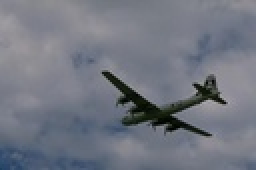
%> input picture Assignment-4/3096_color.jpg, 128 x 85 px, shrunk from 481 x 321 before the run (shown 2 times larger)
$ octave q_3.m   (GNU Octave 9; MATLAB toolbox functions it lacks are replaced by stand-ins)
%> lines starting %> are read from the running program, lines starting %| are printed output that depends on the picture; in (x1, y1, x2, y2) boxes, pixels count from 0 and x2, y2 are one past the last pixel; in counts of white or black regions, pixels touching at a corner belong together; the program's own positions count from 1
%% Initialize
clear all; close all;
f{1,1} = "3096_color.jpg";
f{1,2} = "42049_color.jpg";
K = 10;
M = 5;
n = size(f, 2);
%%
for i = 1:n
    imdata  = imread(f{1,i});
%> imdata is the input picture: size 85x128x3 uint8; mean R, G, B 114, 118.3, 129.3
    figure(1), subplot(n, 2, i*2-1),
    imshow(imdata);
    title("shows the original photo"); hold on;
    [R,C,D] = size(imdata); N = R*C; imdata = double(imdata);
%> after `[R,C,D] = size(imdata)`: R = 85; C = 128; D = 3
%> after `N = R*C`: N = 10880
    rowIndices = [1:R]'*ones(1,C); colIndices = ones(R,1)*[1:C];
    features = [rowIndices(:)';colIndices(:)']; % initialize with row and column indices
    for d = 1:D
        imdatad = imdata(:,:,d); % pick one color at a time
        features = [features;imdatad(:)'];
    end
%> this loop made 3 passes
%> pass 1, `imdatad = imdata(:,:,d);`:
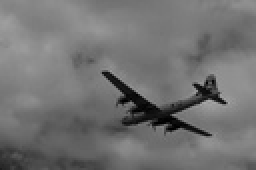
%> imdatad: size 85x128 double (shown 2 times larger); min 0, max 169, mean 114
%> pass 3, `imdatad = imdata(:,:,d);`:
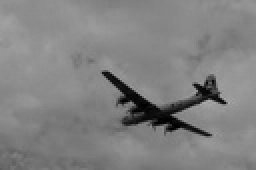
%> imdatad: size 85x128 double (shown 2 times larger); min 0, max 171, mean 129.3
    minf = min(features,[],2); maxf = max(features,[],2);
%> after `minf = min(features,[],2)`: minf = [1; 1; 0; 1; 0]
%> after `maxf = max(features,[],2)`: maxf = [85; 128; 169; 169; 171]
    ranges = maxf-minf;
%> ranges = [84; 127; 169; 168; 171]
    x = diag(ranges.^(-1))*(features-repmat(minf,1,N));
    d = size(x,1);
%> d = 5
    model = 2;
    gm = fitgmdist(x',model);
    p = posterior(gm, x');
    [~, l] = max(p,[], 2);
    li = reshape(l, R, C);
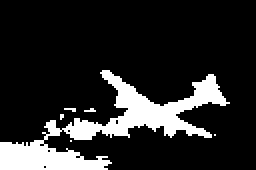
%> li: size 85x128 double (shown 2 times larger); values 1 (black) and 2 (white), 15.6% white; 6 white regions (5 under 20 px), largest, box (x1, y1, x2, y2) and area: (0, 35, 115, 85) 1679
    figure(1), subplot(n, 2, i*2)
    imshow(uint8(li*255/model));
    title(strcat("Clustering with K=", num2str(model)));
    ab = zeros(1,M);
    for model = 1:M
        ab(1,model) = calcLikelihood(x, model, K);
    end
%> after the loop, ab = [0 0 0 0 0]
    [~, mini] = min(ab);
%> mini = 1
    gm = fitgmdist(x', mini);
    p = posterior(gm, x');
    [~, l] = max(p,[], 2);
    li = reshape(l, R, C);
%> li: size 85x128 double; every value is 1
    figure(2), subplot(n,1,i),
    imshow(uint8(li*255/mini));
    title(strcat("Best Clustering with K=", num2str(mini)));
    fig = figure(3);
    subplot(1,n,i), plot(ab,'-b');
    title(strcat("For image-", num2str(i)));
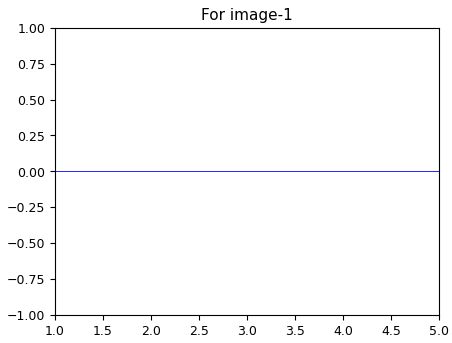
%> figure redrawn from the program's plot data
end
%> pass 2 of the loop `for i = 1:n`:
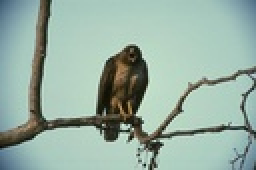
%> input picture Assignment-4/42049_color.jpg, 128 x 85 px, shrunk from 481 x 321 before the run (shown 2 times larger)
%> imdata is the input picture: size 85x128x3 uint8; mean R, G, B 151.1, 175.1, 163.3
%> imdata: size 85x128x3 double
%> minf = [1; 1; 6; 8; 0]
%> maxf = [85; 128; 222; 240; 222]
%> ranges = [84; 127; 216; 232; 222]
%> `li = reshape(l, R, C);`:
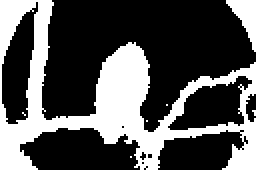
%> li: size 85x128 double (shown 2 times larger); values 1 (black) and 2 (white), 33% white; 7 white regions (5 under 20 px), largest, box (x1, y1, x2, y2) and area: (0, 0, 128, 85) 3399, (113, 0, 128, 26) 183
%> `title(strcat("For image-", num2str(i)));`:
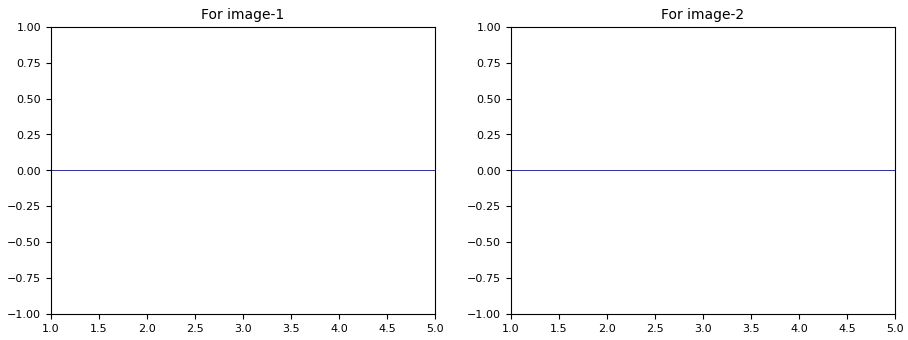
%> figure redrawn from the program's plot data, 2 panels
han = axes(fig, 'visible', 'off');
han.Title.Visible='on';
han.XLabel.Visible='on';
han.YLabel.Visible='on';
ylabel(han,'Negative Loglikelihood');
xlabel(han,'Model Order');
title(han,'Negative loglikelihood vs Model Order');
%% function
function negativeLoglikelihood = calcLikelihood(x, model, K)
    N = size(x,2);
    dummy = ceil(linspace(0, N, K+1));
    negativeLoglikelihood = 0;
    for k=1:K
        indPartitionLimits(k,:) = [dummy(k) + 1, dummy(k+1)];
    end
    for k = 1:K
        indValidate = [indPartitionLimits(k,1):indPartitionLimits(k,2)];
        xv = x(:, indValidate); % Using folk k as validation set
        if k == 1
            indTrain = [indPartitionLimits(k,2)+1:N];
        elseif k == K
            indTrain = [1:indPartitionLimits(k,1)-1];
        else
            indTrain = [indPartitionLimits(k-1,2)+1:indPartitionLimits(k+1,1)-1];
        end
        xt = x(:, indTrain);
        try
            gm = fitgmdist(xt', model);
            [~, nlogl] = posterior(gm, xv');
            negativeLoglikelihood = negativeLoglikelihood + nlogl;
        catch exception
        end
    end
end
